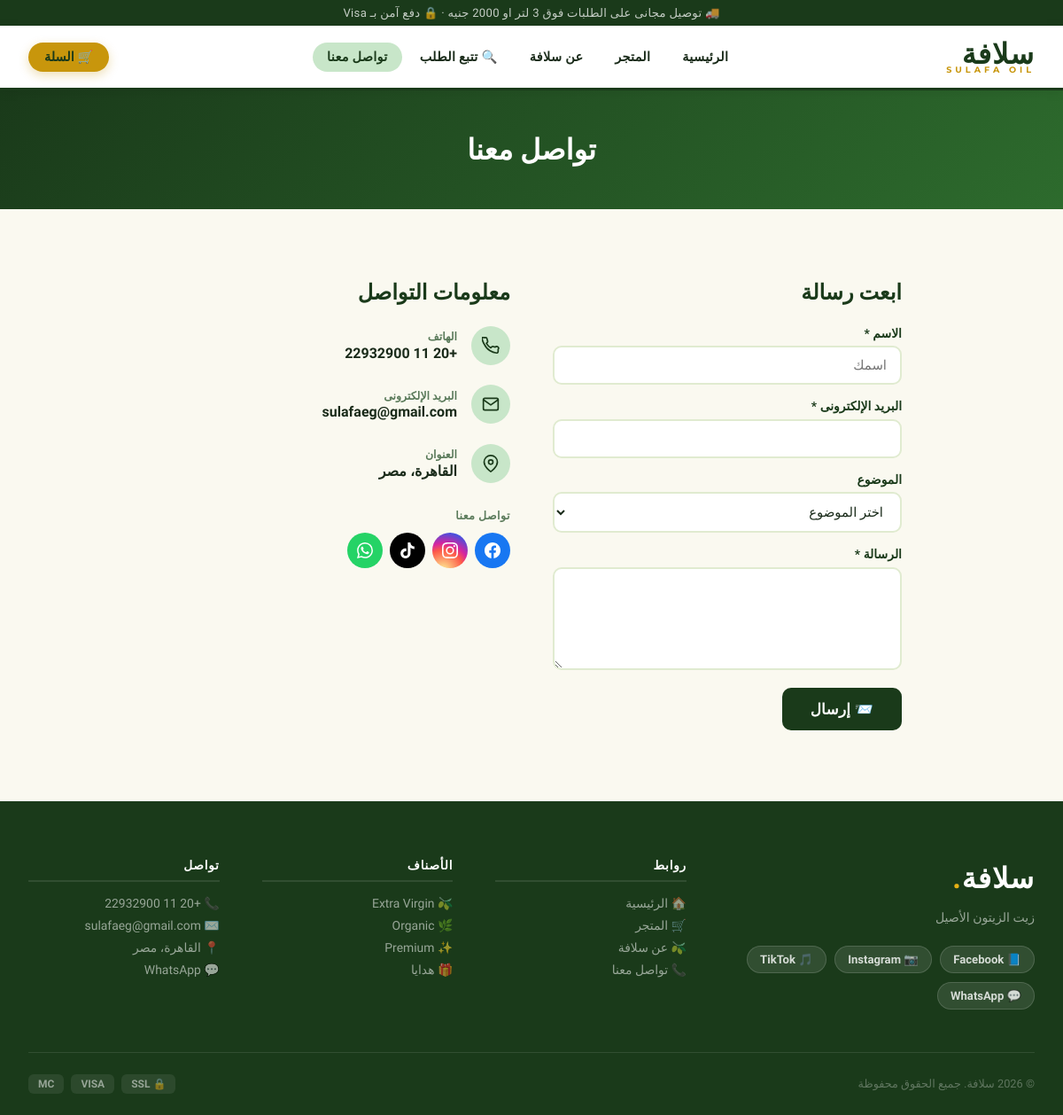
The app's page /contact with its own data.
### tables this page shows
CREATE TABLE settings (
            key TEXT PRIMARY KEY,
            value TEXT
        );

### app.py (the view)
@app.route('/contact')#مسار صفحة الاتصال
def contact():#ببساطة بيعرض قالب 'contact.html' اللي بيحتوي على معلومات الاتصال بالشركة أو المتجر، زي العنوان، رقم الهاتف، البريد الإلكتروني، أو حتى نموذج اتصال يمكن للزوار ملؤه للتواصل معك. ده بيستخدم لتسهيل التواصل بين الزوار والشركة.
    return render_template('contact.html')

### app.py (called while the page is built)
def get_db():#الهدف من الدالة دي هو انها ترجع اتصال بقاعدة البيانات SQLite لكل طلب بييجي للفلسك، وبتخزنه في g اللي هو مكان مخصص لتخزين البيانات الخاصة بكل طلب. لو مفيش اتصال موجود بالفعل في g، بيتم إنشاء اتصال جديد وربطه بيه. كمان بيتم تعيين row_factory علشان نقدر نوصل للبيانات باستخدام أسماء الأعمدة بدل من الفهارس.
    if 'db' not in g:
        g.db = sqlite3.connect(DB_PATH)
        g.db.row_factory = sqlite3.Row
    return g.db

def get_lang():#بترجع اللغة الحالية من الجلسة، أو 'ar' كافتراضي إذا ما تم تعيينها. ده بيستخدم لتحديد اللغة اللي هيتم عرض المحتوى بيها في الواجهة.
    return session.get('lang', 'ar')

def get_all_settings():#ثم بتجيب كل الإعدادات من جدول الإعدادات في قاعدة البيانات وترجعها كقاموس (dictionary) حيث المفاتيح هي أسماء الإعدادات والقيم هي القيم المرتبطة بيها. ده بيستخدم لما نحتاج نجيب كل الإعدادات مرة واحدة، زي ما بنعمل في context processor علشان نقدر نستخدمها في كل القوالب.
    rows = get_db().execute('SELECT key, value FROM settings').fetchall()
    return {r['key']: r['value'] for r in rows}

def cart_count():#ثم حساب عدد المنتجات في عربة التسوق بناءً على معرف الجلسة (session ID) المخزن في الجلسة. بيبدأ بجلب معرف الجلسة، ولو ما كانش موجود بيرجع 0. بعدين بيعمل استعلام لقاعدة البيانات لحساب مجموع الكميات لكل المنتجات المرتبطة بمعرف الجلسة ده في جدول العربة (cart). النتيجة النهائية هي عدد المنتجات الإجمالي في العربة.
    sid = session.get('sid', '')
    if not sid:
        return 0
    row = get_db().execute(
        'SELECT COALESCE(SUM(quantity),0) FROM cart WHERE sid=?', (sid,)
    ).fetchone()
    return row[0]

@app.context_processor
def inject_globals():#حقن كل الإعدادات واللغة الحالية في سياق القالب
    return dict(s=get_all_settings(), lang=get_lang())

### templates/contact.html (shortened to what this page needs)
{% extends "base.html" %}
{% block body %}
<div class="page-head"><h1>تواصل معنا</h1></div>
<div class="section"><div class="wrap" style="max-width:900px">
  <div style="display:grid;grid-template-columns:1fr 1fr;gap:3rem">
    <div>
      <h2 style="font-size:1.5rem;font-weight:900;color:var(--dark-green);margin-bottom:1.5rem">ابعت رسالة</h2>
      <form id="contactForm">
        <div class="field"><label>الاسم *</label><input type="text" id="name" placeholder="اسمك" required></div>
        <div class="field"><label>البريد الإلكترونى *</label><input type="email" id="from_email" required></div>
        <div class="field">
          <label>الموضوع</label>
          <select id="subject">
            <option value="">اختر الموضوع</option>
          </select>
        </div>
        <div class="field"><label>الرسالة *</label><textarea id="message" rows="5" style="width:100%;padding:11px 15px;border:2px solid var(--border);border-radius:var(--r);font-family:inherit;resize:vertical;outline:none" required></textarea></div>
        <button type="submit" class="btn btn-dark btn-lg" id="sendBtn">📨 إرسال</button>
      </form>
    </div>
    <div>
      <h2 style="font-size:1.5rem;font-weight:900;color:var(--dark-green);margin-bottom:1.5rem">معلومات التواصل</h2>
      <div style="display:flex;gap:1rem;margin-bottom:1.4rem;align-items:center">
        <div style="width:44px;height:44px;border-radius:50%;background:var(--light-green);color:var(--dark-green);display:flex;align-items:center;justify-content:center;flex-shrink:0"></div>
        <div><div style="font-size:.78rem;color:var(--muted);font-weight:700;text-transform:uppercase;margin-bottom:.1rem">الهاتف</div><div style="font-weight:700;color:var(--text)">{{ s.phone }}</div></div>
      </div>
      <div style="display:flex;gap:1rem;margin-bottom:1.4rem;align-items:center">
        <div style="width:44px;height:44px;border-radius:50%;background:var(--light-green);color:var(--dark-green);display:flex;align-items:center;justify-content:center;flex-shrink:0"><svg xmlns="http://www.w3.org/2000/svg" width="20" height="20" viewBox="0 0 24 24" fill="none" stroke="currentColor" stroke-width="2" stroke-linecap="round" stroke-linejoin="round"><path d="M4 4h16c1.1 0 2 .9 2 2v12c0 1.1-.9 2-2 2H4c-1.1 0-2-.9-2-2V6c0-1.1.9-2 2-2z"/><polyline points="22,6 12,13 2,6"/></svg></div>
        <div><div style="font-size:.78rem;color:var(--muted);font-weight:700;text-transform:uppercase;margin-bottom:.1rem">البريد الإلكترونى</div><div style="font-weight:700;color:var(--text)">{{ s.email }}</div></div>
      </div>
      <div style="display:flex;gap:1rem;margin-bottom:1.4rem;align-items:center">
        <div style="width:44px;height:44px;border-radius:50%;background:var(--light-green);color:var(--dark-green);display:flex;align-items:center;justify-content:center;flex-shrink:0"><svg xmlns="http://www.w3.org/2000/svg" width="20" height="20" viewBox="0 0 24 24" fill="none" stroke="currentColor" stroke-width="2" stroke-linecap="round" stroke-linejoin="round"><path d="M21 10c0 7-9 13-9 13s-9-6-9-13a9 9 0 0118 0z"/><circle cx="12" cy="10" r="3"/></svg></div>
        <div><div style="font-size:.78rem;color:var(--muted);font-weight:700;text-transform:uppercase;margin-bottom:.1rem">العنوان</div><div style="font-weight:700;color:var(--text)">{{ s.address_ar }}</div></div>
      </div>
      <div style="margin-top:1.8rem">
        <div style="font-size:.78rem;font-weight:700;color:var(--muted);text-transform:uppercase;letter-spacing:.5px;margin-bottom:.75rem">تواصل معنا</div>
        <div style="display:flex;gap:.5rem;flex-wrap:wrap;align-items:center">
          {% if s.facebook %}<a href="{{ s.facebook }}" target="_blank" title="Facebook" style="width:40px;height:40px;border-radius:50%;background:#1877f2;color:#fff;display:inline-flex;align-items:center;justify-content:center;transition:.2s" onmouseover="this.style.opacity='.8'" onmouseout="this.style.opacity='1'"></a>{% endif %}
          {% if s.instagram %}<a href="{{ s.instagram }}" target="_blank" title="Instagram" style="width:40px;height:40px;border-radius:50%;background:radial-gradient(circle at 30% 107%,#fdf497 0%,#fd5949 45%,#d6249f 60%,#285aeb 90%);color:#fff;display:inline-flex;align-items:center;justify-content:center;transition:.2s" onmouseover="this.style.opacity='.8'" onmouseout="this.style.opacity='1'"></a>{% endif %}
          {% if s.tiktok %}<a href="{{ s.tiktok }}" target="_blank" title="TikTok" style="width:40px;height:40px;border-radius:50%;background:#010101;color:#fff;display:inline-flex;align-items:center;justify-content:center;transition:.2s" onmouseover="this.style.opacity='.8'" onmouseout="this.style.opacity='1'"></a>{% endif %}
          {% if s.whatsapp %}<a href="https://wa.me/{{ s.whatsapp }}{% if s.whatsapp_msg %}?text={{ s.whatsapp_msg|urlencode }}{% endif %}" target="_blank" title="WhatsApp" style="width:40px;height:40px;border-radius:50%;background:#25d366;color:#fff;display:inline-flex;align-items:center;justify-content:center;transition:.2s" onmouseover="this.style.opacity='.8'" onmouseout="this.style.opacity='1'"></a>{% endif %}
        </div>
      </div>
    </div>
  </div>
</div></div>
{% endblock %}

### templates/base.html (shortened to what this page needs)
<!DOCTYPE html>
<html lang="ar" dir="rtl">
<head>
</head>
<body>
  <div class="topbar">
    <p>{{ s.topbar_text or '🚚 توصيل مجانى على الطلبات فوق 2000 جنيه او 2 لتر · 🔒 دفع آمن بـ Visa' }}</p>
  </div>
  <nav class="nav">
    <div class="nav-inner">
      <a href="{{ url_for('index') }}" class="brand">
        <div class="brand-logo">{{ s.site_name_ar }}<span>SULAFA OIL</span></div>
      </a>
      <div class="nav-links">
        <a href="{{ url_for('index') }}"   {% if request.endpoint == 'index'                    %}class="on"{% endif %}>الرئيسية</a>
        <a href="{{ url_for('shop') }}"    {% if request.endpoint in ['shop','product']          %}class="on"{% endif %}>المتجر</a>
        <a href="{{ url_for('about') }}"   {% if request.endpoint == 'about'                    %}class="on"{% endif %}>عن سلافة</a>
        <a href="{{ url_for('track') }}"   {% if request.endpoint == 'track'                    %}class="on"{% endif %}>🔍 تتبع الطلب</a>
        <a href="{{ url_for('contact') }}" {% if request.endpoint == 'contact'                  %}class="on"{% endif %}>تواصل معنا</a>
      </div>
      <div class="nav-right">
        {% set cnt = cart_count() %}
        <a href="{{ url_for('cart_view') }}" class="cart-btn">
          🛒 السلة
        </a>
      </div>
    </div>
  </nav>
  {% block body %}{% endblock %}
  <footer class="footer">
    <div class="footer-grid">
      <div>
        <div class="f-brand-name">{{ s.site_name_ar }}<span>.</span></div>
        <p class="f-desc">{{ s.tagline_ar }}</p>
        <div class="social-links">
          {% if s.facebook  %}<a href="{{ s.facebook }}"               target="_blank" class="social-link">📘 Facebook</a>{% endif %}
          {% if s.instagram %}<a href="{{ s.instagram }}"              target="_blank" class="social-link">📷 Instagram</a>{% endif %}
          {% if s.tiktok    %}<a href="{{ s.tiktok }}"                 target="_blank" class="social-link">🎵 TikTok</a>{% endif %}
          {% if s.whatsapp  %}<a href="https://wa.me/{{ s.whatsapp }}" target="_blank" class="social-link">💬 WhatsApp</a>{% endif %}
        </div>
      </div>
      <div class="f-col">
        <h5>روابط</h5>
        <a href="{{ url_for('index')   }}">🏠 الرئيسية</a>
        <a href="{{ url_for('shop')    }}">🛒 المتجر</a>
        <a href="{{ url_for('about')   }}">🫒 عن سلافة</a>
        <a href="{{ url_for('contact') }}">📞 تواصل معنا</a>
      </div>
      <div class="f-col">
        <h5>الأصناف</h5>
        <a href="{{ url_for('shop') }}?cat=بكر ممتاز">🫒 Extra Virgin</a>
        <a href="{{ url_for('shop') }}?cat=عضوى">🌿 Organic</a>
        <a href="{{ url_for('shop') }}?cat=فاخر">✨ Premium</a>
        <a href="{{ url_for('shop') }}?cat=طقم هدايا">🎁 هدايا</a>
      </div>
      <div class="f-col">
        <h5>تواصل</h5>
        <a href="tel:{{ s.phone }}">📞 {{ s.phone }}</a>
        <a href="mailto:{{ s.email }}">✉️ {{ s.email }}</a>
        <a href="#">📍 {{ s.address_ar }}</a>
        {% if s.whatsapp %}<a href="https://wa.me/{{ s.whatsapp }}" target="_blank">💬 WhatsApp</a>{% endif %}
      </div>
    </div>
    <div class="footer-bottom">
      <p>© 2026 {{ s.site_name_ar }}. جميع الحقوق محفوظة</p>
      <div class="pay-row">
        <span class="pay-badge">🔒 SSL</span>
        <span class="pay-badge">VISA</span>
        <span class="pay-badge">MC</span>
      </div>
    </div>
  </footer>
</body>
</html>

### records on screen
settings: value "🚚 توصيل مجانى على الطلبات فوق 3 لتر او 2000 جنيه · 🔒 دفع آمن بـ Visa"
settings: site_name_ar "سلافة"
settings: phone "+20 11 22932900"
settings: email "sulafaeg@gmail.com"
settings: address_ar "القاهرة، مصر"
settings: tagline_ar "زيت الزيتون الأصيل"
